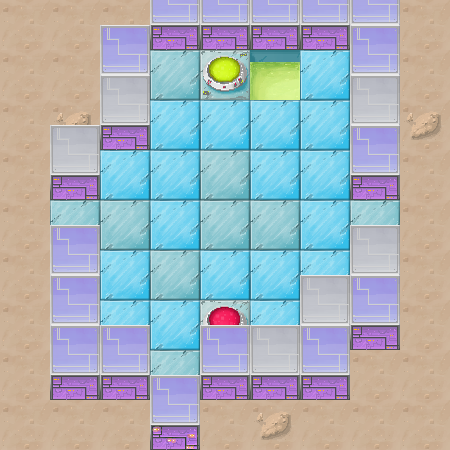

The image is a tile-based game level rendered from a .tmx file. Its description and source (layers, tilesets, objects; grid data summarised) follow:
An orthogonal 9x9 tile map with 50x50 px tiles, 3 tile layers (collision, floor, wall), 6 tilesets and 10 objects (3x generator, 3x moving_block, 2x vent, finish, player).

<map version="1.0" orientation="orthogonal" width="9" height="9" tilewidth="50" tileheight="50">
 <tileset firstgid="1" name="floor" tilewidth="50" tileheight="50">
  <image source="../img/floor.png" width="250" height="150" />
 </tileset>
 <tileset firstgid="16" name="walls" tilewidth="50" tileheight="75">
  <image source="../img/walls.png" width="200" height="75" />
 </tileset>
 <tileset firstgid="20" name="collision" tilewidth="50" tileheight="50">
  <image source="../img/collision.png" width="100" height="50" />
  <tile id="0">
   <properties>
    <property name="type" value="solid" />
   </properties>
  </tile>
  <tile id="1">
   <properties>
    <property name="type" value="solid" />
    <property name="water" value="true" />
   </properties>
  </tile>
 </tileset>
 <tileset firstgid="22" name="moving_block" tilewidth="50" tileheight="75">
  <image source="../img/moving_block.png" width="50" height="75" />
 </tileset>
 <tileset firstgid="23" name="generator" tilewidth="50" tileheight="75">
  <image source="../img/generator.png" width="100" height="75" />
 </tileset>
 <tileset firstgid="25" name="trap" tilewidth="50" tileheight="50">
  <image source="../img/trap.png" width="50" height="100" />
 </tileset>
 <layer name="collision" width="9" height="9">
  <data>[81 cells, 29 non-empty, 2 distinct tile ids]</data>
 </layer>
 <layer name="floor" width="9" height="9">
  <data>[81 cells, 73 non-empty, 9 distinct tile ids]</data>
 </layer>
 <objectgroup name="objects" width="9" height="9">
  <object name="finish" x="200" y="50" width="50" height="50" />
  <object name="player" x="200" y="275" width="50" height="75" />
  <object name="generator" x="200" y="225" width="50" height="75">
   <properties>
    <property name="activate" value="id1" />
   </properties>
  </object>
  <object name="moving_block" x="250" y="75" width="50" height="75">
   <properties>
    <property name="direction" value="down" />
    <property name="id" value="id1" />
    <property name="offset" value="1" />
   </properties>
  </object>
  <object name="generator" x="50" y="175" width="50" height="75">
   <properties>
    <property name="activate" value="id2" />
   </properties>
  </object>
  <object name="moving_block" x="150" y="125" width="50" height="75">
   <properties>
    <property name="direction" value="right" />
    <property name="id" value="id2" />
    <property name="offset" value="1" />
   </properties>
  </object>
  <object name="generator" x="350" y="175" width="50" height="75">
   <properties>
    <property name="activate" value="id3" />
   </properties>
  </object>
  <object name="moving_block" x="150" y="325" width="50" height="75">
   <properties>
    <property name="direction" value="up" />
    <property name="id" value="id3" />
    <property name="offset" value="5" />
   </properties>
  </object>
 </objectgroup>
 <layer name="wall" width="9" height="9">
  <data>[81 cells, 22 non-empty, 3 distinct tile ids]</data>
 </layer>
 <objectgroup name="vent" width="9" height="9">
  <object name="vent" x="350" y="125" width="50" height="50" />
  <object name="vent" x="50" y="275" width="50" height="50" />
 </objectgroup>
</map>
